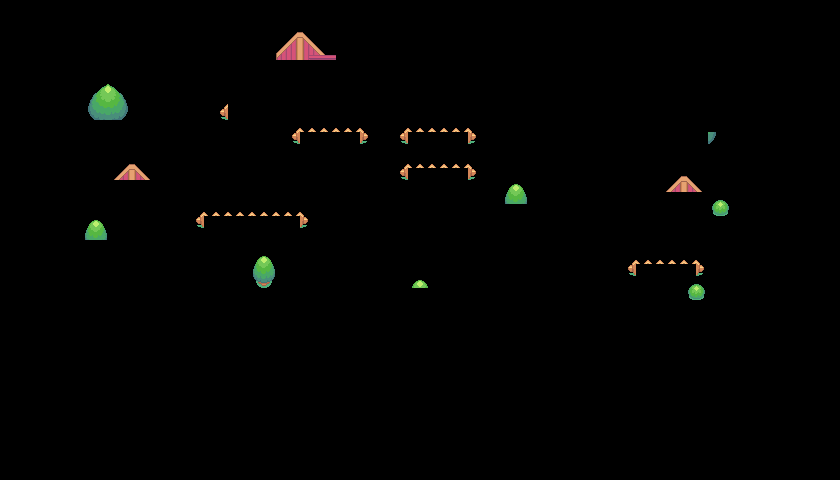

This is a level from a 2D game, rendered from its Tiled map with the project's own tilesets. A one-line summary and the map file follow, with tile-layer data summarised:
An orthogonal 70x40 tile map with 12x12 px tiles, 1 tile layer (Foreground Objects), 8 hidden layers not drawn, 2 tilesets.

<map version="1.10" tiledversion="1.11.0" orientation="orthogonal" renderorder="right-down" width="70" height="40" tilewidth="12" tileheight="12" infinite="0" nextlayerid="10" nextobjectid="1">
 <editorsettings>
  <export target="../../Metaverse-game/Data/Forest-Small json.tmj" format="json" />
 </editorsettings>
 <tileset firstgid="1" source="Forest-Tileset.tsx" />
 <tileset firstgid="1025" source="Collision-Tileset.tsx" />
 <layer id="1" name="Water" width="70" height="40" visible="0">
  <data>[2800 cells, 2800 non-empty, 9 distinct tile ids]</data>
 </layer>
 <layer id="2" name="Main island" width="70" height="40" visible="0">
  <data>[2800 cells, 1049 non-empty, 114 distinct tile ids]</data>
 </layer>
 <layer id="6" name="Paths" width="70" height="40" visible="0">
  <data>[2800 cells, 285 non-empty, 27 distinct tile ids]</data>
 </layer>
 <layer id="3" name="Plateau" width="70" height="40" visible="0">
  <data>[2800 cells, 146 non-empty, 51 distinct tile ids]</data>
 </layer>
 <layer id="7" name="Grass and flowers" width="70" height="40" visible="0">
  <data>[2800 cells, 169 non-empty, 59 distinct tile ids]</data>
 </layer>
 <layer id="4" name="House" width="70" height="40" visible="0">
  <data>[2800 cells, 153 non-empty, 105 distinct tile ids]</data>
 </layer>
 <layer id="5" name="Trees 0" width="70" height="40" visible="0">
  <data>[2800 cells, 169 non-empty, 35 distinct tile ids]</data>
 </layer>
 <layer id="8" name="Collisions" width="70" height="40" visible="0" opacity="0.34">
  <data>[2800 cells, 308 non-empty, 5 distinct tile ids]</data>
 </layer>
 <layer id="9" name="Foreground Objects" width="70" height="40">
  <data>[2800 cells, 118 non-empty, 43 distinct tile ids]</data>
 </layer>
</map>
